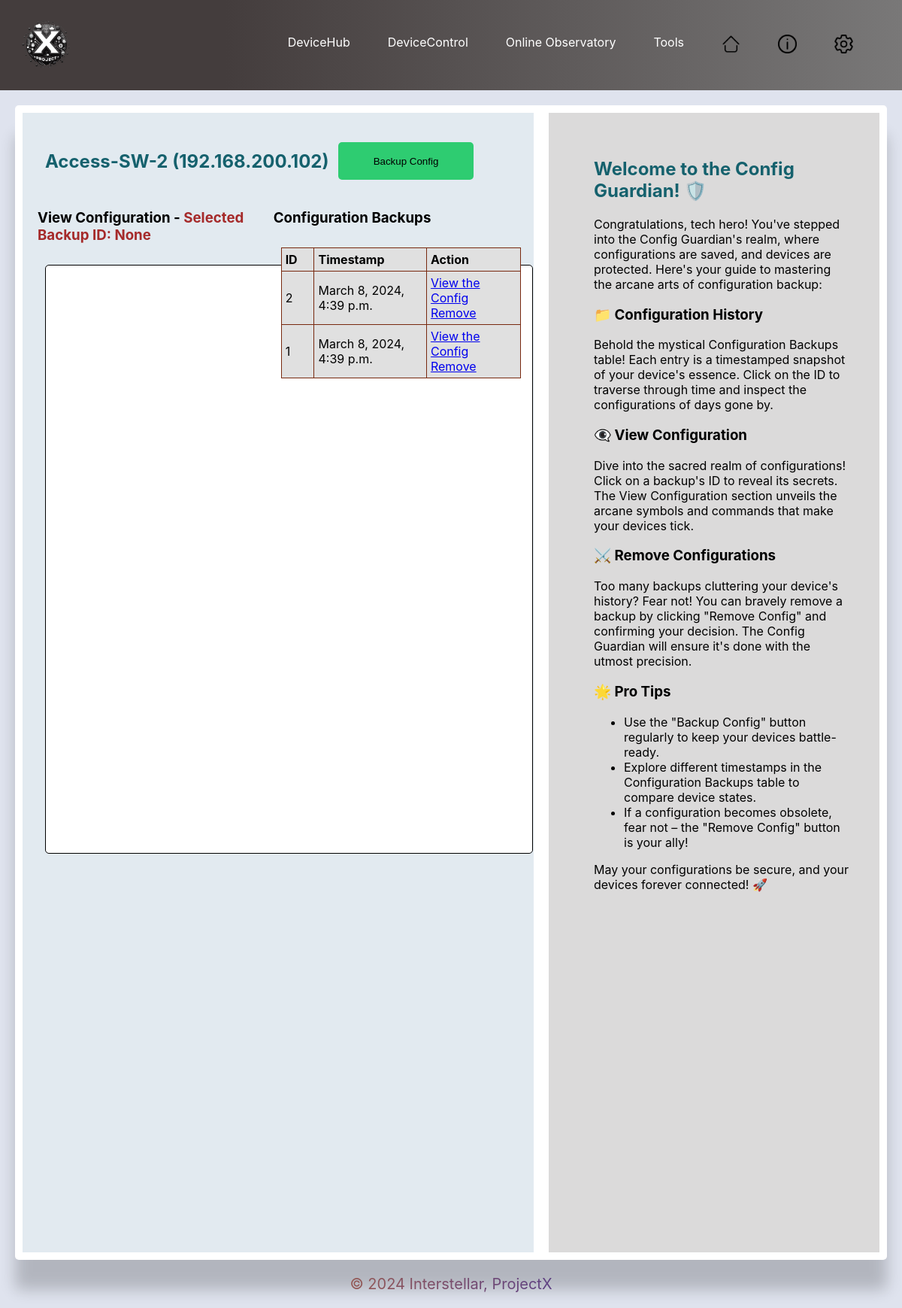
/devicecontrol/config-guardian/192.168.200.102/, run on an earlier commit of the app's database.
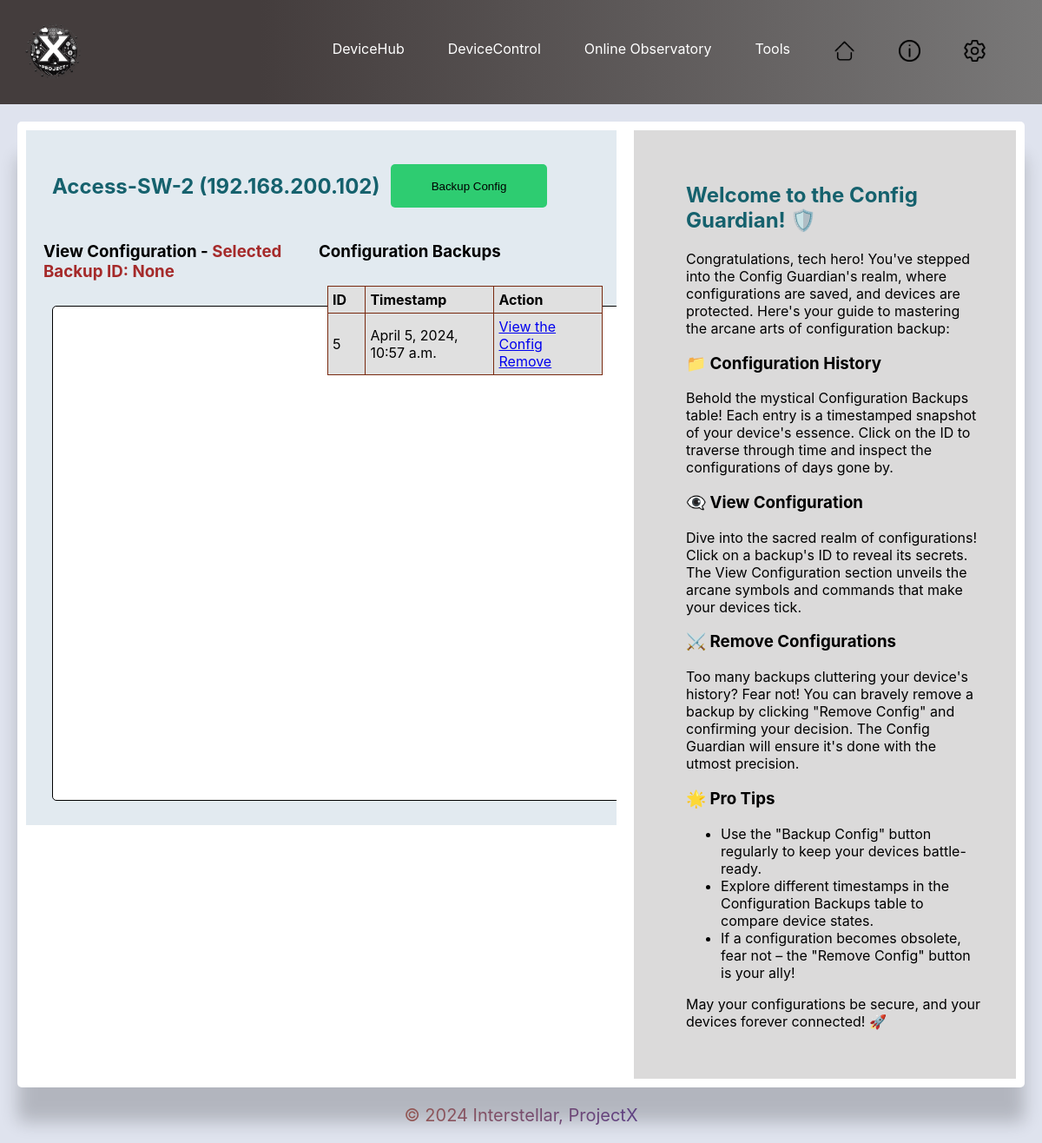
And on a later commit of the database.
### configGuardian/models.py (models this page shows, shortened)
class ConfigBackup(models.Model):
    device_ip = models.GenericIPAddressField()
    config_data = models.TextField()
    timestamp = models.DateTimeField(auto_now_add=True)

### configGuardian/views.py (the view, shortened to what this page needs)
# urls.py: path('', views.config_guardian, name='config_guardian'),
def config_guardian(request, device_ip):
    device = get_object_or_404(Device, ip_address=device_ip)
    backups = ConfigBackup.objects.filter(device_ip=device.ip_address).order_by('-timestamp')
    selected_backup_id = request.GET.get('backup_id', None)
    backup_id = request.GET.get('backup_id')
    selected_backup = None
    if backup_id:
        selected_backup = get_object_or_404(ConfigBackup, id=backup_id)
    return render(request, 'configGuardian.html', {'device': device, 'backups': backups, 'selected_backup': selected_backup, 'selected_backup_id': selected_backup_id})

### templates/configGuardian.html (shortened to what this page needs)
{% extends 'base.html' %}
    {% load static %}
{% block content %}
<div class="config-guardian-container">
    <div class="config-guardian-header">
        <h2>{{ device.device_name }} ({{ device.ip_address }})</h2>
        <form method="post">
            <button type="submit" class="backup-button">Backup Config</button>
        </form>
    </div>
    <div class="config-guardian-table">
        <div class="config-view">
            <h3>View Configuration - <span style="color: brown;">Selected Backup ID: {{selected_backup_id}}</span></h3>
            <textarea readonly>{{ selected_backup.config_data }}</textarea>
        </div>
        <div class="config-history">
            <h3>Configuration Backups</h3>
            <table>
                <thead>
                    <tr>
                        <th>ID</th>
                        <th>Timestamp</th>
                        <th>Action</th>
                    </tr>
                </thead>
                <tbody>
                    {% for backup in backups %}
                    <tr>
                        <td>{{backup.id}}</td>
                        <td>{{ backup.timestamp }}</td>
                        <td><a href="{% url 'config_guardian' device_ip=device.ip_address %}?backup_id={{ backup.id }}">View
                                the Config</a>
                            <a href="{% url 'remove_backup' device_ip=device.ip_address backup_id=backup.id %}"
                                class="remove-link"
                                onclick="return confirm('Are you sure you want to remove this backup?')">Remove</a>
                    </tr>
                    {% endfor %}
                </tbody>
            </table>
        </div>
    </div>
</div>
{% endblock %}
{% block help %}
<div class="help-section">
    <h2>Welcome to the Config Guardian! 🛡️</h2>
    <p>Congratulations, tech hero! You've stepped into the Config Guardian's realm, where configurations are saved, and
        devices are protected. Here's your guide to mastering the arcane arts of configuration backup:</p>
    <h3>📁 Configuration History</h3>
    <p>Behold the mystical Configuration Backups table! Each entry is a timestamped snapshot of your device's essence.
        Click on the ID to traverse through time and inspect the configurations of days gone by.</p>
    <h3>👁️‍🗨️ View Configuration</h3>
    <p>Dive into the sacred realm of configurations! Click on a backup's ID to reveal its secrets. The View
        Configuration section unveils the arcane symbols and commands that make your devices tick.</p>
    <h3>⚔️ Remove Configurations</h3>
    <p>Too many backups cluttering your device's history? Fear not! You can bravely remove a backup by clicking "Remove
        Config" and confirming your decision. The Config Guardian will ensure it's done with the utmost precision.</p>
    <h3>🌟 Pro Tips</h3>
    <ul>
        <li>Use the "Backup Config" button regularly to keep your devices battle-ready.</li>
        <li>Explore different timestamps in the Configuration Backups table to compare device states.</li>
        <li>If a configuration becomes obsolete, fear not – the "Remove Config" button is your ally!</li>
    </ul>
    <p>May your configurations be secure, and your devices forever connected! 🚀</p>
</div>
{% endblock %}

What changed in the data, as far as the page shows it:
removed ConfigBackup: id "2", timestamp "March 8, 2024, 4:39 p.m."
removed ConfigBackup: id "1", timestamp "March 8, 2024, 4:39 p.m."
added ConfigBackup: id "5", timestamp "April 5, 2024, 10:57 a.m."
